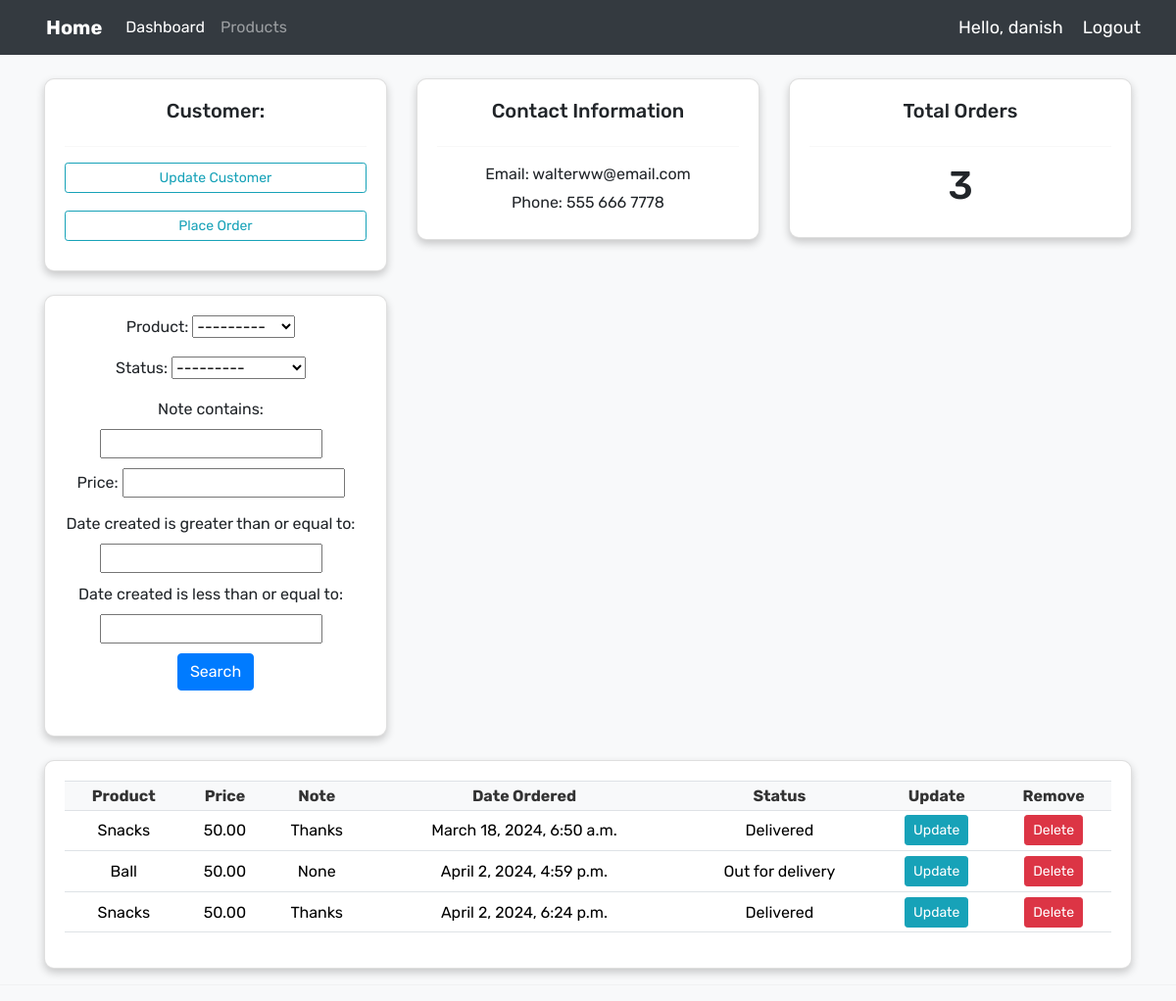
The app's page /customer/1/ (signed in) with its own data.
### accounts/models.py (models this page shows, shortened)
class Customer(models.Model):
    user = models.OneToOneField(User, null=True, blank=True, on_delete=models.CASCADE)
    name = models.CharField(max_length=200, null=True)
    phone = models.CharField(max_length=200, null=True)
    email = models.CharField(max_length=200, null=True)
    profile_pic = models.ImageField(default="profile1.jpg", null=True, blank=True)
    date_created = models.DateTimeField(auto_now_add=True, null=True)

class Order(models.Model):
    STATUS = (
        ('Pending', 'Pending'),
        ('Out for delivery', 'Out for delivery'),
        ('Delivered', 'Delivered'),
    )
    customer = models.ForeignKey(Customer, null=True, on_delete= models.SET_NULL)
    product = models.ForeignKey(Product, null=True, on_delete= models.SET_NULL)
    date_created = models.DateTimeField(auto_now_add=True, null=True)
    status = models.CharField(max_length=200, null=True, choices=STATUS)
    note = models.CharField(max_length=1000, null=True)
    price = models.DecimalField(max_digits=10, decimal_places=2, null=True)

class Product(models.Model):
    CATEGORY = (
        ('Indoor', 'Indoor'),
        ('Out Door', 'Out Door'),
    )
    name = models.CharField(max_length=200, null=True)
    price = models.FloatField(null=True)
    category = models.CharField(max_length=200, null=True, choices=CATEGORY)
    description = models.CharField(max_length=200, null=True)
    date_created = models.DateTimeField(auto_now_add=True, null=True)
    tags = models.ManyToManyField(Tag)
    def __str__(self):
        return self.name

### accounts/decorators.py (the view)
        def wrapper_func(request, *args, **kwargs):
            group = None
            if request.user.groups.exists():
                group = request.user.groups.all()[0].name
            if group in allowed_roles:
                return view_func(request, *args, **kwargs)
            else:
                return HttpResponse('You are not authorized to view this page')

### accounts/views.py (called while the page is built)
@login_required(login_url='login')
@allowed_users(allowed_roles=['admin'])
def customer(request, pk_test):
    customer = Customer.objects.get(id=pk_test)
    orders = customer.order_set.all()
    order_count = orders.count()
    myFilter = OrderFilter(request.GET, queryset=orders)
    orders = myFilter.qs
    context = {'customer': customer, 'orders':orders, 'order_count':order_count, 'myFilter':myFilter}
    return render(request, 'accounts/customer.html', context)

### accounts/templates/accounts/customer.html (shortened to what this page needs)
{% extends 'accounts/main.html' %} {% load static %} {% block content %}
<link
  rel="stylesheet"
  href="https://maxcdn.bootstrapcdn.com/bootstrap/4.5.2/css/bootstrap.min.css"
/>
<br />
<div class="container">
  <div class="row">
    <div class="col-md-4">
      <div class="card card-body">
        <h5>Customer:</h5>
        <hr />
        <a class="btn btn-outline-info btn-sm btn-block btn-update" href=""
          >Update Customer</a
        >
        <a
          class="btn btn-outline-info btn-sm btn-block btn-place-order"
          href="{% url 'create_order' customer.id %}"
          >Place Order</a
        >
      </div>
    </div>
    <div class="col-md-4">
      <div class="card card-body contact-info">
        <h5>Contact Information</h5>
        <hr />
        <p>Email: {{ customer.email }}</p>
        <p>Phone: {{ customer.phone }}</p>
      </div>
    </div>
    <div class="col-md-4">
      <div class="card card-body">
        <h5>Total Orders</h5>
        <hr />
        <h1>{{ order_count }}</h1>
      </div>
    </div>
  </div>
  <br />
  <div class="row">
    <div class="col-md-4">
      <div class="card card-body">
        <form method="get">
          {{ myFilter.form }}
          <button class="btn btn-primary btn-search" type="submit">
            Search
          </button>
        </form>
      </div>
    </div>
  </div>
  <br />
  <div class="row">
    <div class="col-md">
      <div class="card card-body">
        <table class="table table-sm">
          <tr>
            <th>Product</th>
            <th>Price</th>
            <th>Note</th>
            <th>Date Ordered</th>
            <th>Status</th>
            <th>Update</th>
            <th>Remove</th>
          </tr>
          {% for order in orders %}
          <tr>
            <td>{{ order.product }}</td>
            <td>{{ order.price }}</td>
            <td>{{ order.note }}</td>
            <td>{{ order.date_created }}</td>
            <td>{{ order.status }}</td>
            <td>
              <a
                class="btn btn-sm btn-info"
                href="{% url 'update_order' order.id %}"
                >Update</a
              >
            </td>
            <td>
              <a
                class="btn btn-sm btn-danger"
                href="{% url 'delete_order' order.id %}"
                >Delete</a
              >
            </td>
          </tr>
          {% endfor %}
        </table>
      </div>
    </div>
  </div>
</div>
{% endblock %}

### accounts/templates/accounts/navbar.html (shortened to what this page needs)
<nav class="navbar navbar-expand-lg navbar-dark bg-dark">
  <a class="navbar-brand ms-3" href="#">Home</a>
  <div class="collapse navbar-collapse" id="navbarNav">
    <ul class="navbar-nav">
      {% if request.user.is_staff %}
      <li class="nav-item active">
        <a class="nav-link" href="{% url 'home' %}">Dashboard</a>
      </li>
      <li class="nav-item">
        <a class="nav-link" href="{% url 'products' %}">Products</a>
      </li>
      {% else %}
      <li class="nav-item">
        <a class="nav-link" href="{% url 'account' %}">Settings</a>
      </li>
      {% endif %}
    </ul>
  </div>
  <span class="hello-msg">Hello, {{ request.user }}</span>
  <span><a class="hello-msg" href="{% url 'logout' %}">Logout</a></span>
</nav>

### accounts/templates/accounts/navbar.html (style rules this page uses)
.navbar-brand { font-size: 1.5rem; font-weight: bold; padding-left: 15px; }
.navbar-nav .nav-link { font-size: 1rem; padding: 0.5rem 1rem; }
.hello-msg { font-size: 18px; color: #fff; margin-right: 20px; }

### accounts/templates/accounts/customer.html (style rules this page uses)
.card { border-radius: 10px; box-shadow: 0 4px 8px 0 rgba(0, 0, 0, 0.2); transition: 0.3s; }
.btn-update, .btn-place-order { margin-bottom: 10px; }
.btn-search { margin-bottom: 10px; }
.card-body { text-align: center; }
.contact-info p { margin-bottom: 5px; }
.card-body form > div { display: inline-block; margin-right: 10px; margin-bottom: 10px; }
.table th, .table td { text-align: center; vertical-align: middle; }
.table th { text-align: center; background-color: #f8f9fa; color: #333; }
.table td { background-color: #fff; }
.table tr:nth-child(even) { background-color: #f8f9fa; }

### accounts/templates/accounts/main.html (style rules this page uses)
body { background-color: #f8f9fa; font-family: "Rubik", sans-serif; }

### records on screen
Customer: email "walterww@email.com", phone "555 666 7778"
Order: product "Snacks", price "50.00", note "Thanks", date_created "March 18, 2024, 6:50 a.m.", status "Delivered"
Order: product "Ball", price "50.00", note "None", date_created "April 2, 2024, 4:59 p.m.", status "Out for delivery"
Order: product "Snacks", price "50.00", note "Thanks", date_created "April 2, 2024, 6:24 p.m.", status "Delivered"

### other values on screen
{{ request.user }} "danish"
{{ order_count }} "3"
